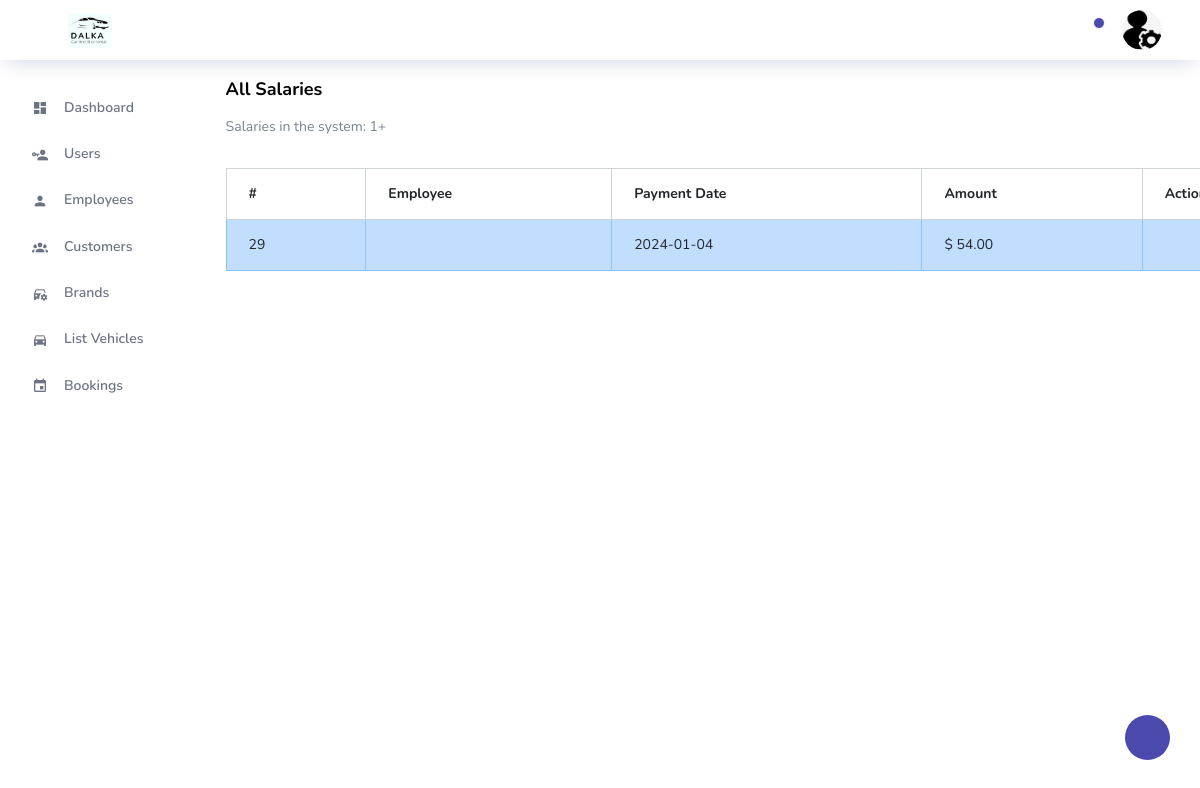
Screenshot of /admin/salaries.php (signed in) with the database file from the repository.
### tables this page shows
CREATE TABLE `salaries` (
  `id` int(11) NOT NULL,
  `employee_id` int(11) DEFAULT NULL,
  `payment_date` date DEFAULT NULL,
  `amount` decimal(10,2) DEFAULT NULL,
  `created_at` timestamp NOT NULL DEFAULT current_timestamp(),
  `employee_full_name` varchar(255) DEFAULT NULL
);

### admin/salaries.php (the view, shortened to what this page needs)
<?php
include 'include/header.php';
include 'include/db.php';
$query = "SELECT * FROM salaries";
$result = mysqli_query($connection, $query);
$counter = 0;
?>
<div class="col-lg-12 stretch-card">
    <div class="card">
        <div class="card-body">
            <div class="d-flex justify-content-between">
                <div>
                    <h4 class="card-title">All Salaries</h4>
                    <p class="card-description">
                        <?php
                        $numSalaries = mysqli_num_rows($result);
                        echo "Salaries in the system: " . $numSalaries . "+";
                        ?>
                    </p>
                </div>
            </div>
            <div class="table-responsive pt-3">
                <table class="table table-bordered">
                    <thead>
                        <tr>
                            <th>#</th>
                            <th>Employee</th>
                            <th>Payment Date</th>
                            <th>Amount</th>
                            <th>Actions</th>
                        </tr>
                    </thead>
                    <tbody>
                        <?php
                        $rowColorClasses = ['table-info'];
                        while ($row = mysqli_fetch_assoc($result)) {
                            $colorClass = $rowColorClasses[$counter % count($rowColorClasses)];
                            $counter++;
                            ?>
                            <tr class="<?php echo $colorClass; ?>">
                                <td>
                                    <?php echo $row['id']; ?>
                                </td>
                                <td>
                                </td>
                                <td>
                                    <?php echo $row['payment_date']; ?>
                                </td>
                                <td>
                                    <?php echo '$ ' . $row['amount']; ?>
                                </td>
                                <td>
                                </td>
                            </tr>
                        <?php } ?>
                    </tbody>
                </table>
            </div>
        </div>
    </div>
</div>
<?php include 'include/footer.php'; ?>

### rows the page displays
salaries: id "29", payment_date "2024-01-04", amount "54.00"

### other values shown
$numSalaries "1"
